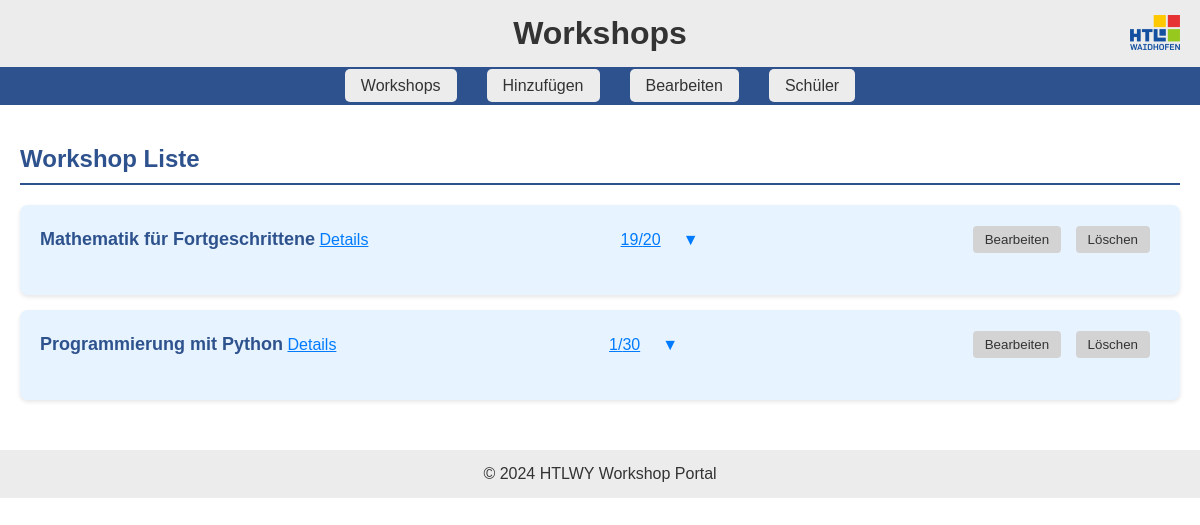
The app's page /display_and_edit/ with its own data.
### workshops/models.py (models this page shows, shortened)
class Workshop(models.Model):
    title = models.CharField(max_length=255)
    description = models.TextField()
    location = models.CharField(max_length=255)
    date = models.DateField()
    starttime = models.TimeField()
    endtime = models.TimeField()
    participant_limit = models.IntegerField()
    cost = models.DecimalField(max_digits=10, decimal_places=2)
    teacher = models.ForeignKey(Lehrer, on_delete=models.CASCADE, related_name="workshops")

### workshops/views.py (the view)
# urls.py: path('display_and_edit/', views.display_and_edit, name='display_and_edit'),
def display_and_edit(request):
    workshops = Workshop.objects.all()
    return render(request, 'display_and_edit.html', {'workshops': workshops})

### workshops/templates/display_and_edit.html (shortened to what this page needs)
{% extends "layout.html" %}
{% block content %}
    <div class="workshop-liste">
        <h2>Workshop Liste</h2>
        <ul style="list-style: none; padding: 0;">
            {% for workshop in workshops %}
            <li class="workshop-item">
                <div style="display: flex; align-items: center; justify-content: space-between;">
                    <div>
                        <strong>{{ workshop.title }}</strong>
                        <span style="cursor: pointer; color: #007bff;" onclick="toggleDetails('details{{ forloop.counter }}')">Details</span>
                    </div>
                    <div class="participants">
                        <span id="participants-count-{{ workshop.id }}">{{ workshop.teilnahme_set.count }}/{{ workshop.participant_limit }}</span>
                        <button onclick="toggleParticipants('participants-list-{{ forloop.counter }}')">&#9660;</button>
                    </div>
                    <div>
                        <a href="{% url 'edit_workshop' workshop.id %}"><button>Bearbeiten</button></a>
                        <form method="post" action="{% url 'delete_workshop' workshop.id %}" style="display:inline;">
                            <button type="submit" onclick="return confirm('Möchten Sie diesen Workshop wirklich löschen?');">Löschen</button>
                        </form>
                    </div>
                </div>
            </li>
            {% endfor %}
        </ul>
    </div>
{% endblock %}

### workshops/templates/layout.html (style rules this page uses)
body { font-family: Arial, sans-serif; margin: 0; padding: 0; background-color: white; color: #333; }
.workshop-liste { margin-bottom: 30px; }
.workshop-liste h2 { font-size: 24px; color: #2E528D; border-bottom: 2px solid #2E528D; padding-bottom: 10px; }
.workshop-item { background-color: #e7f3ff; padding: 20px; margin-bottom: 15px; border-radius: 8px; box-shadow: 0 2px 4px rgba(0, 0, 0, 0.1); transition: box-shadow 0.3s; }
.workshop-item div { margin-bottom: 10px; }
.workshop-item strong { font-size: 18px; color: #2E528D; }
.workshop-item span { cursor: pointer; color: #007bff; text-decoration: underline; }
.workshop-item button { background-color: #d3d3d3; color: #333; padding: 6px 12px; border: none; border-radius: 4px; cursor: pointer; transition: background-color 0.3s; margin-right: 10px; }
.participants { display: flex; align-items: center; margin-bottom: 10px; }
.participants span { margin-right: 10px; }
.participants button { background-color: transparent; border: none; cursor: pointer; font-size: 16px; color: #007bff; }

### records on screen
Workshop: title "Mathematik für Fortgeschrittene", teilnahme_set.count "19", participant_limit "20"
Workshop: title "Programmierung mit Python", teilnahme_set.count "1", participant_limit "30"
